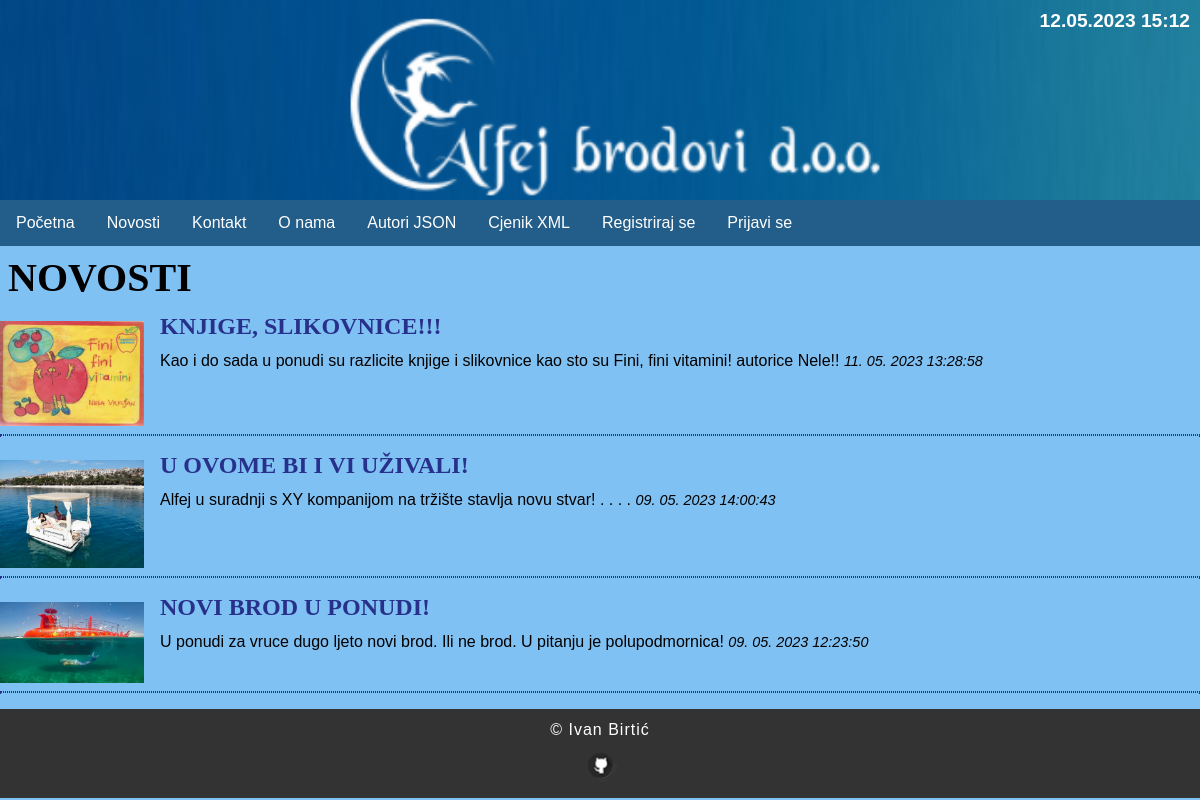
/index.php?menu=2, run on the app's committed database.
### tables this page shows
CREATE TABLE `news` (
  `id` int(11) NOT NULL,
  `title` varchar(255) NOT NULL,
  `description` text NOT NULL,
  `date` timestamp NOT NULL DEFAULT current_timestamp() ON UPDATE current_timestamp(),
  `picture` varchar(255) NOT NULL,
  `archive` enum('Y','N') NOT NULL
);

### functions.php (called while the page is built)
<?php
	function pickerDateToMysql($pickerDate){
		$date = DateTime::createFromFormat('Y-m-d H:i:s', $pickerDate);
		return $date->format('d. m. Y H:i:s');
	}
?>

### news.php (the view, shortened to what this page needs)
<?php
	if (isset($action) && $action != '') {
		$query  = "SELECT * FROM news";
		$query .= " WHERE id=" . $_GET['action'];
		$result = @mysqli_query($MySQL, $query);
		$row = @mysqli_fetch_array($result);
			print '
			<div class="news">
				<a href="https://localhost/PHP_app/index.php?menu=9"><img src="news/' . $row['picture'] . '" alt="' . $row['title'] . '" title="' . $row['title'] . '"></a>
				<h2>' . $row['title'] . '</h2>
				<p>'  . $row['description'] . '</p>
				<time datetime="' . $row['date'] . '">' . pickerDateToMysql($row['date']) . '</time>
				<hr>
			</div>';
	}
	else {
		print '<h1>NOVOSTI</h1>';
		$query  = "SELECT * FROM news";
		$query .= " WHERE archive='N'";
		$query .= " ORDER BY date DESC";
		$result = @mysqli_query($MySQL, $query);
		while($row = @mysqli_fetch_array($result)) {
			print '
			<div class="news">
				<a href="https://localhost/PHP_app/index.php?menu=9"><img src="news/' . $row['picture'] . '" alt="' . $row['title'] . '" title="' . $row['title'] . '"></a>
				<h2>' . $row['title'] . '</h2>';
				if(strlen($row['description']) > 300) {
					echo substr(strip_tags($row['description']), 0, 300).'... <a href="index.php?menu=' . $menu . '&amp;action=' . $row['id'] . '">More</a>';
				} else {
					echo strip_tags($row['description']);
				}
				print '
				<time datetime="' . $row['date'] . '">' . pickerDateToMysql($row['date']) . '</time>
				<hr>
			</div>';
		}
	}
?>

### index.php (shortened to what this page needs)
<?php
	include ("dbconn.php");
    if(isset($_GET['menu'])) { $menu   = (int)$_GET['menu']; }
    include_once("functions.php");
print '
<!DOCTYPE HTML>
<html>
	<head>
		<title>Alfej brodovi d.o.o.</title>
		<meta http-equiv="content-type" content="text/html; charset=UTF-8">
		<meta name="description" content="Alfej brodovi i knjige Hrvatska">
		<meta name="keywords" content="brodovi, alfej brodovi, more, rijeka, jezero, voda, knjige">
		<meta name="author" content="Ivan Birtić">
		<meta name="viewport" content="width=device-width; initial-scale=1.0; maximum-scale=1.0; user-scalable=0;">
        <link rel="shortcut icon" type="image/x-icon" href="img/favicon.ico">
        <link rel="stylesheet" href="style.css">
	</head>
<body>
		<header>
		<div'; if ($menu > 1) { print ' class="hero-subimage"'; } else { print ' class="hero-image"'; }  print '></div>
		<nav>';
			include("menu.php");
		print '</nav>
		</header>
		<main>';
	if (!isset($menu) || $menu == 1) { include("home.php"); }
	else if ($menu == 2) { include("news.php"); }
	print '
	</main>
    <footer>
		<p>© Ivan Birtić</p>		<p><a href="https://github.com/IvanBirtic?tab=repositories"target="_blank"><img src="img/github.png" title="Github" alt="Github" style="width:33px; margin-top:0.0px"></a></p>
	</footer>
</body>
</html>';
?>

### menu.php (shortened to what this page needs)
<?php
	print '
	<ul>
		<li><a href="index.php?menu=1">Početna</a></li>
		<li><a href="index.php?menu=2">Novosti</a></li>
		<li><a href="index.php?menu=3">Kontakt</a></li>
		<li><a href="index.php?menu=4">O nama</a></li>
		<li><a href="index.php?menu=8">Autori JSON</a></li>
		<li><a href="index.php?menu=9">Cjenik XML</a></li>';
		if (!isset($_SESSION['user']['valid']) || $_SESSION['user']['valid'] == 'false') {
			print '
			<li><a href="index.php?menu=5">Registriraj se</a></li>
			<li><a href="index.php?menu=6">Prijavi se</a></li>';
		}
		else if ($_SESSION['user']['valid'] == 'true') {
			print '
			<li><a href="index.php?menu=7">Admin</a></li>
			<li><a href="signout.php">Odjava</a></li>';
		}
		print '<li style="position: absolute;font-weight:bold; font-size:1.2em; color:white;top: 10px; right: 10px;">' . gmdate("d.m.Y H:i", time() + 7200) . '</li>
	</ul>';
?>

### style.css (style rules this page uses)
body, html { font-family: 'futura', 'helvetica', sans-serif; margin: 0; font-size: 16px; background-color: #80c1f3; }
header { display: block; width: 100%; }
.hero-subimage { background-image: url(img/banner.png); background-position: center; background-repeat: no-repeat; background-size: cover; position: relative; height: 200px; }
ul { list-style-type: none; margin: 0; padding: 0; overflow: hidden; background-color:#235d89; }
li { float: left; }
li a { display: block; color: white; text-align: center; padding: 14px 16px; text-decoration: none; }
h1,h2 { margin: 8px; font-size: 40px; font-family: Times-new-roman; }
h2 { font-size: 24px; color: #27318b; }
main a { color: #27318b; text-decoration: none; }
p { margin: 24px; line-height: 22.4px; letter-spacing: 1px; }
.news img { width: 12%; float: left; padding: 0.5em 0; margin: 0 1em 0 0; }
.news h2 { margin: 0.5em 0; font-size: 1.5em; color: #27318b; }
.news hr { margin: 1em 0; border: 1px dotted #27318b; clear: both; }
.news time { font-size: 90%; font-style: italic; }
img { width: 100%; }
footer { background-color: #333; padding: 0.1em; clear: both; }
footer p { color: white; text-align: center; margin: 0.5em; }

### data on the page
news: picture (picture), title "KNJIGE, SLIKOVNICE!!!", description "Kao i do sada u ponudi su razlicite knjige i slikovnice kao sto su Fini, fini vitamini! autorice Nele!!", date "11. 05. 2023 13:28:58"
news: picture (picture), title "U OVOME BI I VI UŽIVALI!", description "Alfej u suradnji s XY kompanijom na tržište stavlja novu stvar! . . . .", date "09. 05. 2023 14:00:43"
news: picture (picture), title "NOVI BROD U PONUDI!", description "U ponudi za vruce dugo ljeto novi brod. Ili ne brod. U pitanju je polupodmornica!", date "09. 05. 2023 12:23:50"
